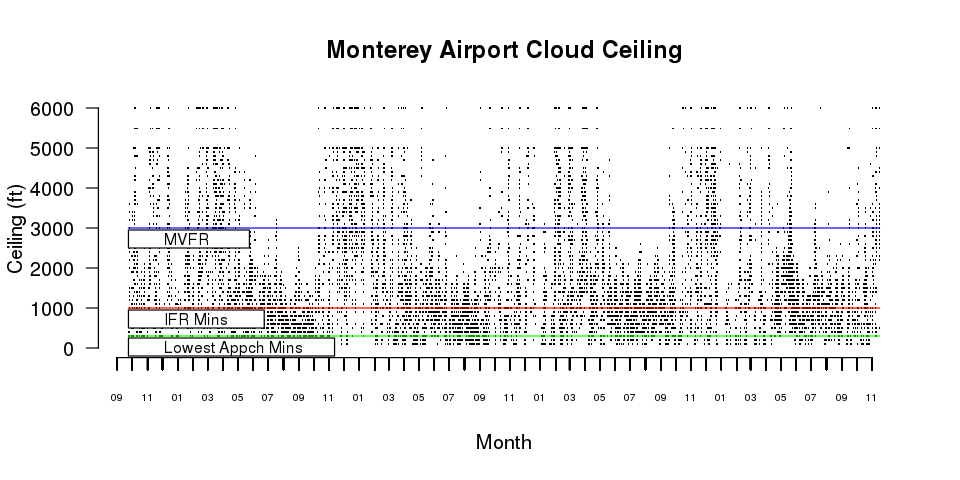

Generate this figure with R:

library("stringr")
MyData <- read.csv(file="1209797417742dat.txt", header=FALSE, sep=",")
#MyData[4400:4550,c(3,4,8,12,16,18,22,24,28,30,34,36)]

rowtest<-MyData[6:60,]
indices<-apply(rowtest,1,function(x) as.numeric(x[which(x==x[8])[2]-2]))

times<-MyData[,c(3,4)]
times[,2]<-str_pad(times[,2],4,pad='0')
rowtimes<-strptime(paste(times[,1],times[,2],sep=""), tz = "UTC", "%Y%m%d%H%M")


startind<-50000
endind<-100000
xplot<-rowtimes[startind:endind]
yplot<-MyData[startind:endind,8]

options(repr.plot.width=8, repr.plot.height=4)
plot(xplot,3.28*yplot,ylim=c(0,6000),xlab="Month",ylab="Ceiling (ft)",pch=".",axes=F)
axis(side=2,las=2)
axis.POSIXct(side=1, at=cut(xplot, "months"), format="%m", cex.axis=0.5)
lines(xplot,rep(300,(endind-startind+1)),type="l",col="green")
lines(xplot,rep(1000,(endind-startind+1)),type="l",col="red")
lines(xplot,rep(3000,(endind-startind+1)),type="l",col="blue")
legend(c(as.numeric(xplot[1]),as.numeric(xplot[14000])),c(-200,250),"Lowest Appch Mins",cex=0.8)
legend(c(as.numeric(xplot[1]),as.numeric(xplot[9000])),c(500,950),"IFR Mins",cex=0.8)
legend(c(as.numeric(xplot[1]),as.numeric(xplot[8000])),c(2500,2950),"MVFR",cex=0.8)
title("Monterey Airport Cloud Ceiling")
